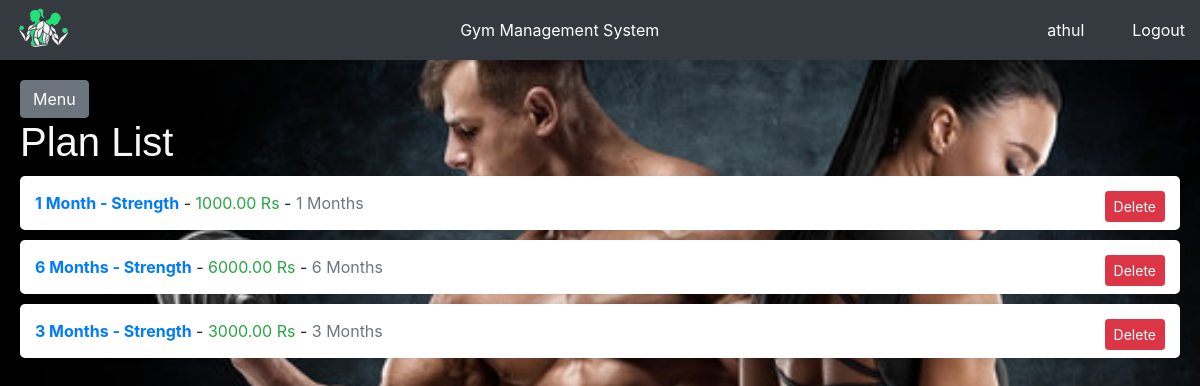
Page /plan_list/ (signed in) on the committed database.
### memberships/models.py (models this page shows, shortened)
class Plan(models.Model):
    name = models.CharField(max_length=100)
    description = models.TextField()
    price = models.DecimalField(max_digits=10, decimal_places=2)
    duration = models.IntegerField(help_text="Duration in months")

### memberships/views.py (the view)
# urls.py: path('plan_list/', views.plan_list, name='plan_list'),
@login_required
def plan_list(request):
    plans = Plan.objects.all()
    return render(request, 'memberships/plan_list.html', {'plans': plans})

### main/templates/memberships/plan_list.html (shortened to what this page needs)
{% extends "base.html" %}
{% block content %}
<h1 style="color: #f9f6f6; font-family: Arial, sans-serif;">Plan List</h1>
<ul style="list-style-type: none; padding: 0;">
    {% for plan in plans %}
        <li style="background-color: #fff; margin: 10px 0; padding: 15px; border-radius: 5px; box-shadow: 0 0 10px rgba(0, 0, 0, 0.1); transition: transform 0.2s;">
            <span style="font-weight: bold; color: #007BFF;">{{ plan.name }}</span> -
            <span style="color: #28a745;">{{ plan.price }} Rs</span> -
            <span style="color: #6c757d;">{{ plan.duration }} Months</span>
            <form method="post" action="{% url 'delete_plan' plan.id %}" style="display: inline;">
                <button type="submit" class="btn btn-danger btn-sm" style="float: right;">Delete</button>
            </form>
        </li>
    {% endfor %}
</ul>
{% endblock %}

### main/templates/base.html (shortened to what this page needs)
<!DOCTYPE html>
<html>
  <head>
    <link
      href="https://stackpath.bootstrapcdn.com/bootstrap/4.5.2/css/bootstrap.min.css"
      rel="stylesheet"
    />
    {% load static %}
    <link rel="stylesheet" type="text/css" href="{% static 'css/main.css' %}" />
  </head>
  <body>
    <div class="header">
      <a href="{% url 'home' %}">
        <img
          src="{% static 'images/gms_logo.png' %}"
          alt="Logo"
        />
      </a>
      <div class="center">Gym Management System</div>
      <div class="text-white mr-5">{{user.username}}</div>
      <a href="/" class="text-white">Logout</a>
    </div>
    <div class="content" id="content">
      <button
        class="btn btn-secondary"
        id="sidebarCollapse"
        style="margin-top: 60px"
      >
        Menu
      </button>
      {% block content %} {% endblock %}
    </div>
  </body>
</html>

### main/static/css/main.css (style rules this page uses)
.header { height: 60px; background-color: #343a40; color: #ffffff; text-align: center; position: fixed; width: 100%; top: 0; z-index: 1000; display: flex; align-items: center; justify-content: space-between; padding: 0 15px; }
.header img { height: 50px; }
.header .center { flex-grow: 1; text-align: center; }
.content { padding: 20px; }
.content { margin-left: 0; padding: 20px; transition: margin-left 0.3s ease; }

### rows in the picture
Plan: name "1 Month - Strength", price "1000.00", duration "1"
Plan: name "6 Months - Strength", price "6000.00", duration "6"
Plan: name "3 Months - Strength", price "3000.00", duration "3"

### other values in the picture
{{ user.username }} "athul"
